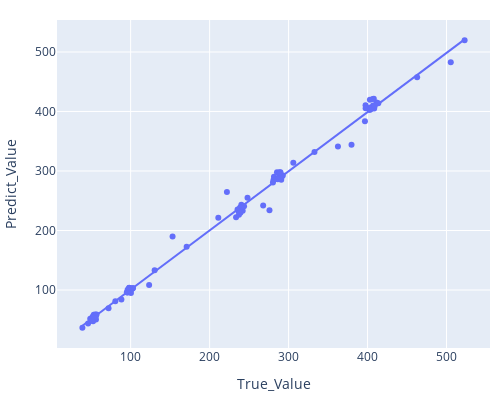

This figure's notebook cell:
### Markdown cell above
<h2 style="color:cyan">Polynomial Regression Model - All inputs - Main Stress</h2>

### Code cell
# All parameters
polyEstimate(x_train_stress, ym_train_stress.Sm)
